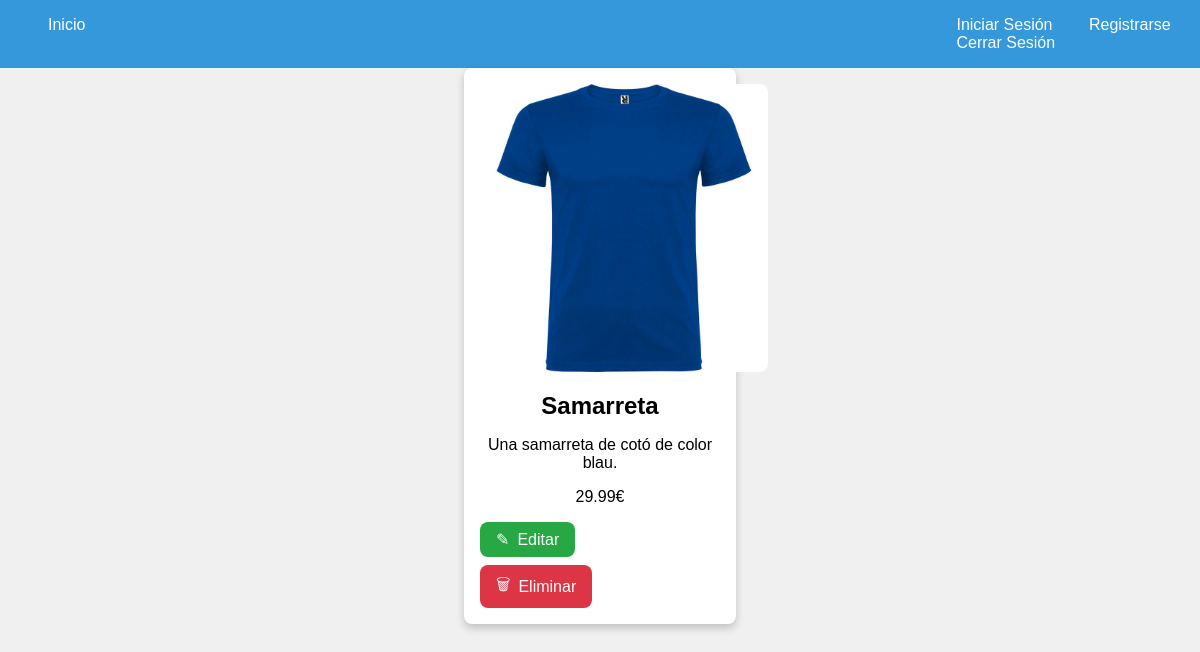
The app's page /products/2 with its own data.
### app/models.py (models this page shows)
class Product(db.Model):
    __tablename__ = "products"
    id = db.Column(db.Integer, primary_key=True, autoincrement=True)
    title = db.Column(db.Text, nullable=False)
    description = db.Column(db.Text, nullable=False)
    photo = db.Column(db.Text)
    price = db.Column(db.DECIMAL(10, 2), nullable=False)
    category_id = db.Column(db.Integer, db.ForeignKey('categories.id'))
    seller_id = db.Column(db.Integer, db.ForeignKey('users.id'), default=1)
    created = db.Column(db.DATETIME, default=now(), nullable=False)
    updated = db.Column(db.DATETIME, default=now(), onupdate=now(), nullable=False)
    category = db.relationship('Category', backref='products')
    seller = db.relationship('User', backref='products')

### app/routes_main.py (the view)
@main_bp.route('/products/<int:id>', methods=["GET"])
def show_item(id):
    if request.method == 'GET':
        item = Product.query.get(id)
        return render_template('products/details.html', item=item)

### app/templates/products/details.html (shortened to what this page needs)
<!DOCTYPE html>
<html lang="en">
<head>
    <link rel="stylesheet" href="../../static/css/products.css">
</head>
<body>
    <header>
        {% include './partials/header.html'%}
    </header>
    <main>
        <div class="card">
            <img src="../../static/uploads/{{item['photo'] }}" alt="Descripción de la imagen">
            <div class="card-content">
                <h2>{{ item['title'] }}</h2>
                    <p style="word-wrap: break-word;">{{ item['description'] }}</p>
                <p>{{ item['price'] }}€</p>
                <a href="/products/update/{{ item['id'] }}">
                    <button class="edit-button">
                        <span class="button-text">✎</span> Editar
                    </button>
                </a>
                <form action="/products/delete/{{ item['id'] }}" method="POST" onsubmit="return confirm('¿Estás seguro de que deseas eliminar este producto?')">
                    <button type="submit" class="delete-button">
                        <span class="button-text">🗑</span> Eliminar
                    </button>
                </form>
            </div>
        </div>
    </main>
</body>
</html>

### app/static/css/products.css (style rules this page uses)
body { font-family: Arial, sans-serif; background-color: #f0f0f0; height: 100vh; margin: 0; }
main { display: flex; flex-direction: column; align-items: center; }
a { text-decoration: none; }
.card { background-color: #ffffff; border-radius: 8px; box-shadow: 0 4px 8px rgba(0, 0, 0, 0.2); max-width: 20%; padding: 16px; text-align: center; transition: transform 0.3s; margin-bottom: 2em; }
.card img { width: 18em; height: 18em; border-radius: 8px; }
.card-content { margin-top: 16px; }
.card h2 { font-size: 1.5rem; margin: 0; }
.card p { font-size: 1rem; }
.button-text { margin-right: 8px; }
.edit-button { background-color: #28a745; color: #fff; border: none; border-radius: 8px; padding: 8px 16px; font-size: 1rem; cursor: pointer; display: flex; align-items: center; margin-top: 8px; transition: background-color 0.3s ease-in-out; }
.delete-button { background-color: #dc3545; color: #fff; border: none; border-radius: 8px; padding: 8px 16px; font-size: 1rem; cursor: pointer; display: flex; align-items: center; margin-top: 8px; transition: background-color 0.3s ease-in-out; }

### records on screen
Product: photo (picture), title "Samarreta", description "Una samarreta de cotó de color blau.", price "29.99"
